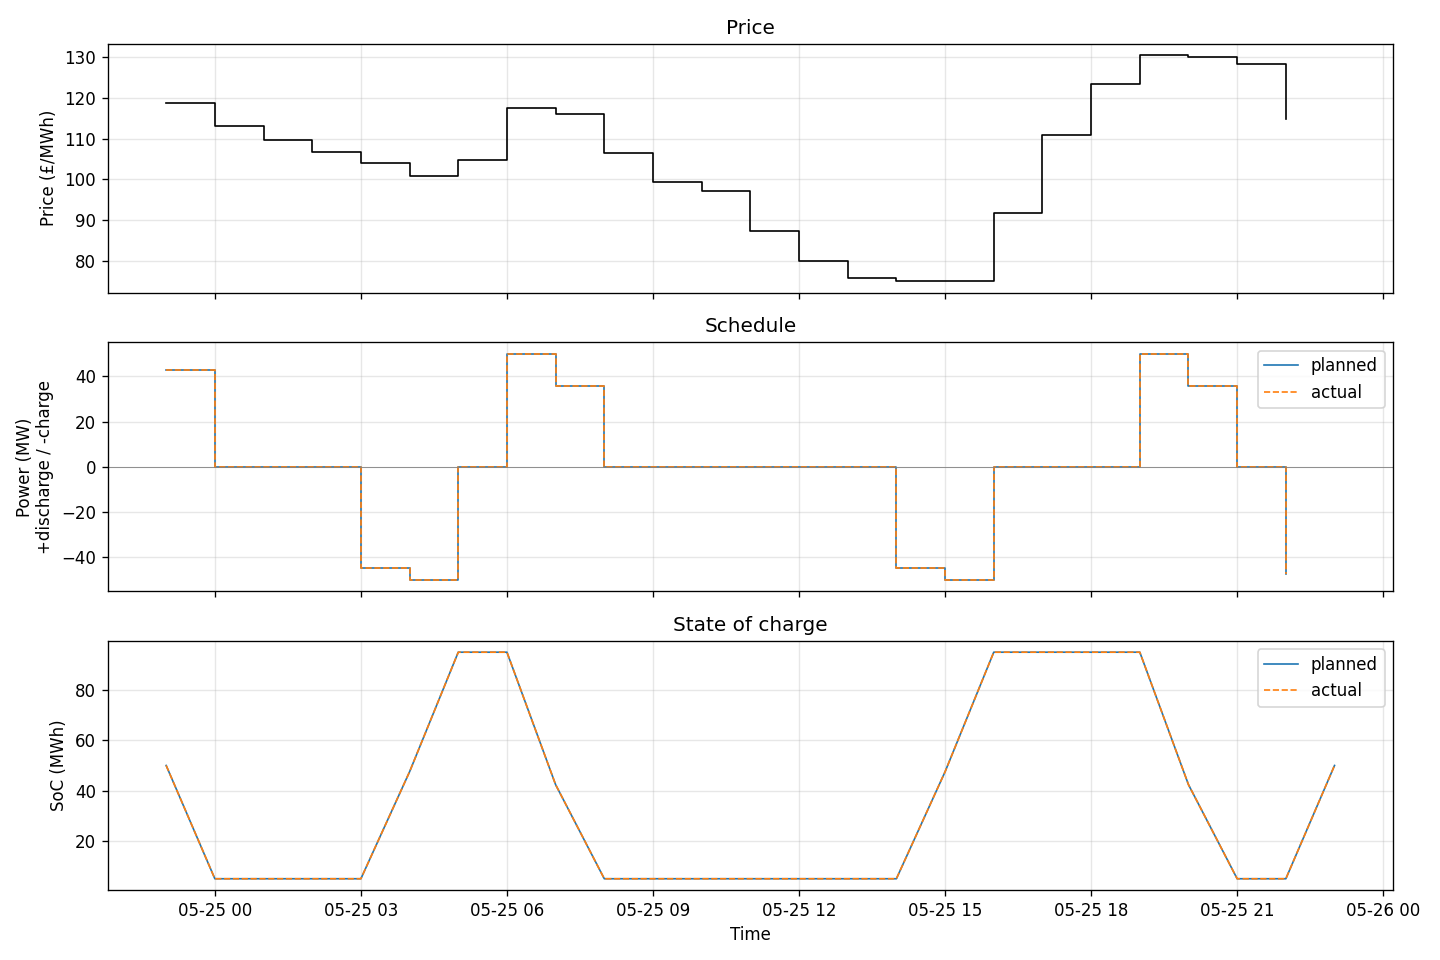

Write Python code to recreate this figure.
import json
import sys
from pathlib import Path

import matplotlib.pyplot as plt
import pandas as pd

if len(sys.argv) < 2:
    sys.exit("usage: plot.py <run_dir>")
run_dir = Path(sys.argv[1])
out_dir = Path(__file__).parent
telemetry = pd.read_parquet(run_dir / "telemetry.parquet")
schedule = pd.read_parquet(run_dir / "schedule.parquet")

manifest = json.loads((run_dir / "manifest.json").read_text())
site = manifest["scenario"]["site"]
soc_initial_mwh = site["soc_initial_frac"] * site["energy_mwh"]
dt = pd.Timedelta(minutes=manifest["scenario"]["timestep_minutes"])

soc_planned_t = schedule.index + dt
soc_planned_y = schedule["soc_planned"].to_numpy()
soc_actual_t = telemetry["timestamp"] + dt
soc_actual_y = telemetry["soc_mwh"].to_numpy()

fig, axes = plt.subplots(3, 1, figsize=(12, 8), sharex=True)

ax = axes[0]
ax.plot(schedule.index, schedule["price"], color="black", linewidth=1, drawstyle="steps-post")
ax.set_ylabel("Price (£/MWh)")
ax.set_title("Price")
ax.grid(alpha=0.3)

ax = axes[1]
ax.plot(
    schedule.index,
    schedule["p_net"],
    color="tab:blue",
    linewidth=1,
    label="planned",
    drawstyle="steps-post",
)
ax.plot(
    telemetry["timestamp"],
    telemetry["p_actual_mw"],
    color="tab:orange",
    linewidth=1,
    linestyle="--",
    label="actual",
    drawstyle="steps-post",
)
ax.axhline(0, color="grey", linewidth=0.5)
ax.set_ylabel("Power (MW)\n+discharge / -charge")
ax.set_title("Schedule")
ax.legend(loc="upper right")
ax.grid(alpha=0.3)

ax = axes[2]
ax.plot(
    [schedule.index[0], *soc_planned_t],
    [soc_initial_mwh, *soc_planned_y],
    color="tab:blue",
    linewidth=1,
    label="planned",
)
ax.plot(
    [telemetry["timestamp"].iloc[0], *soc_actual_t],
    [soc_initial_mwh, *soc_actual_y],
    color="tab:orange",
    linewidth=1,
    linestyle="--",
    label="actual",
)
ax.set_ylabel("SoC (MWh)")
ax.set_title("State of charge")
ax.set_xlabel("Time")
ax.legend(loc="upper right")
ax.grid(alpha=0.3)

fig.tight_layout()
out = out_dir / "plot.png"
fig.savefig(out, dpi=120)
print(f"saved {out}")
